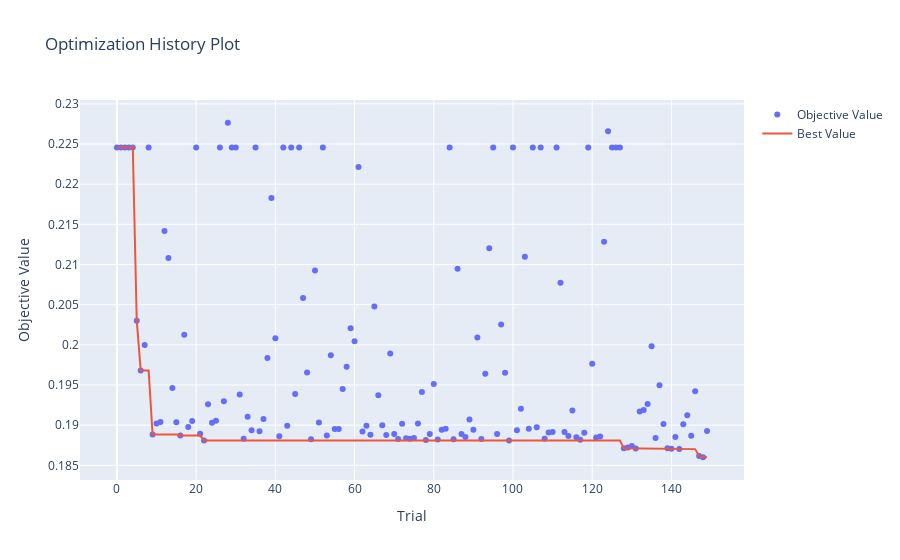

Source (notebook cell):
### Code cell
# History of optimization

optuna.visualization.plot_optimization_history(study_svr)

### Figure 1 — Plotly figure (JSON) as saved in the notebook; plotly's stock layout.template omitted (floating-point values rounded to 4 significant figures; data arrays with more than 128 entries replaced by an {"elided": "..."} marker saying what was removed)
{"data": [{"mode": "markers", "name": "Objective Value", "type": "scatter", "x": {"elided": "150 int values"}, "y": {"elided": "150 float values"}}, {"mode": "lines", "name": "Best Value", "type": "scatter", "x": {"elided": "150 int values"}, "y": {"elided": "150 float values"}}, {"marker": {"color": "#cccccc"}, "mode": "markers", "name": "Infeasible Trial", "showlegend": false, "type": "scatter", "x": [], "y": []}], "layout": {"title": {"text": "Optimization History Plot"}, "xaxis": {"title": {"text": "Trial"}}, "yaxis": {"title": {"text": "Objective Value"}}}}
